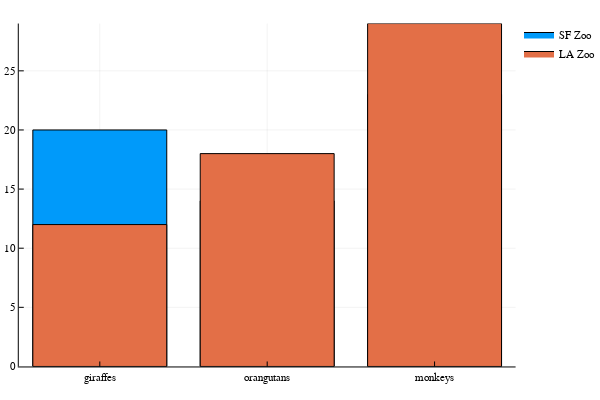

The notebook cell this image was saved under:
### Markdown cell above
## Basic Plots for Statistical Analysis

### Code cell
plotlyjs()
function grouped_bar_example()
    x=["giraffes", "orangutans", "monkeys"]
    y1=[20, 14, 23]
    y2=[12, 18, 29]

    bar(x, y1, label= "SF Zoo")
    bar!(x, y2, label= "LA Zoo")
end
grouped_bar_example()

### Figure 1 — Plotly figure (JSON) as saved in the notebook; plotly's stock layout.template omitted (floating-point values rounded to 4 significant figures)
{"data": [{"fill": "tozeroy", "fillcolor": "rgba(0, 154, 250, 1.000)", "legendgroup": "SF Zoo", "line": {"color": "rgba(0, 0, 0, 1.000)", "dash": "solid", "width": 1}, "mode": "lines", "name": "SF Zoo", "showlegend": true, "type": "scatter", "x": [0.1, 0.1, 0.9, 0.9, 0.1, 0.1], "xaxis": "x1", "y": [20, 0, 0, 20, 20, 20], "yaxis": "y1"}, {"fill": "tozeroy", "fillcolor": "rgba(0, 154, 250, 1.000)", "legendgroup": "SF Zoo", "line": {"color": "rgba(0, 0, 0, 1.000)", "dash": "solid", "width": 1}, "mode": "lines", "name": "SF Zoo", "showlegend": false, "type": "scatter", "x": [1.1, 1.1, 1.9, 1.9, 1.1, 1.1], "xaxis": "x1", "y": [14, 0, 0, 14, 14, 14], "yaxis": "y1"}, {"fill": "tozeroy", "fillcolor": "rgba(0, 154, 250, 1.000)", "legendgroup": "SF Zoo", "line": {"color": "rgba(0, 0, 0, 1.000)", "dash": "solid", "width": 1}, "mode": "lines", "name": "SF Zoo", "showlegend": false, "type": "scatter", "x": [2.1, 2.1, 2.9, 2.9, 2.1, 2.1], "xaxis": "x1", "y": [23, 0, 0, 23, 23, 23], "yaxis": "y1"}, {"fill": "tozeroy", "fillcolor": "rgba(227, 111, 71, 1.000)", "legendgroup": "LA Zoo", "line": {"color": "rgba(0, 0, 0, 1.000)", "dash": "solid", "width": 1}, "mode": "lines", "name": "LA Zoo", "showlegend": true, "type": "scatter", "x": [0.1, 0.1, 0.9, 0.9, 0.1, 0.1], "xaxis": "x1", "y": [12, 0, 0, 12, 12, 12], "yaxis": "y1"}, {"fill": "tozeroy", "fillcolor": "rgba(227, 111, 71, 1.000)", "legendgroup": "LA Zoo", "line": {"color": "rgba(0, 0, 0, 1.000)", "dash": "solid", "width": 1}, "mode": "lines", "name": "LA Zoo", "showlegend": false, "type": "scatter", "x": [1.1, 1.1, 1.9, 1.9, 1.1, 1.1], "xaxis": "x1", "y": [18, 0, 0, 18, 18, 18], "yaxis": "y1"}, {"fill": "tozeroy", "fillcolor": "rgba(227, 111, 71, 1.000)", "legendgroup": "LA Zoo", "line": {"color": "rgba(0, 0, 0, 1.000)", "dash": "solid", "width": 1}, "mode": "lines", "name": "LA Zoo", "showlegend": false, "type": "scatter", "x": [2.1, 2.1, 2.9, 2.9, 2.1, 2.1], "xaxis": "x1", "y": [29, 0, 0, 29, 29, 29], "yaxis": "y1"}], "layout": {"annotations": [], "height": 400, "legend": {"bgcolor": "rgba(255, 255, 255, 1.000)", "bordercolor": "rgba(0, 0, 0, 1.000)", "font": {"color": "rgba(0, 0, 0, 1.000)", "family": "sans-serif", "size": 11}, "tracegroupgap": 0, "x": 1, "y": 1}, "margin": {"b": 20, "l": 0, "r": 0, "t": 20}, "paper_bgcolor": "rgba(255, 255, 255, 1.000)", "plot_bgcolor": "rgba(255, 255, 255, 1.000)", "showlegend": true, "width": 600, "xaxis": {"anchor": "y1", "domain": [0.03619, 0.9934], "gridcolor": "rgba(0, 0, 0, 0.100)", "gridwidth": 0.5, "linecolor": "rgba(0, 0, 0, 1.000)", "mirror": false, "range": [0.016, 2.984], "showgrid": true, "showline": true, "showticklabels": true, "tickangle": 0, "tickcolor": "rgb(0, 0, 0)", "tickfont": {"color": "rgba(0, 0, 0, 1.000)", "family": "sans-serif", "size": 11}, "tickmode": "array", "ticks": "inside", "ticktext": ["giraffes", "giraffes", "giraffes", "giraffes", "orangutans", "orangutans", "orangutans", "orangutans", "orangutans", "orangutans", "orangutans", "monkeys", "monkeys", "monkeys", "monkeys"], "tickvals": [0.5, 0.5, 0.5, 0.5, 1.5, 1.5, 1.5, 1.5, 1.5, 1.5, 1.5, 2.5, 2.5, 2.5, 2.5], "title": "", "titlefont": {"color": "rgba(0, 0, 0, 1.000)", "family": "sans-serif", "size": 15}, "type": "-", "visible": true, "zeroline": false, "zerolinecolor": "rgba(0, 0, 0, 1.000)"}, "yaxis": {"anchor": "x1", "domain": [0.03762, 0.9902], "gridcolor": "rgba(0, 0, 0, 0.100)", "gridwidth": 0.5, "linecolor": "rgba(0, 0, 0, 1.000)", "mirror": false, "range": [0, 29], "showgrid": true, "showline": true, "showticklabels": true, "tickangle": 0, "tickcolor": "rgb(0, 0, 0)", "tickfont": {"color": "rgba(0, 0, 0, 1.000)", "family": "sans-serif", "size": 11}, "tickmode": "array", "ticks": "inside", "ticktext": ["0", "5", "10", "15", "20", "25"], "tickvals": [0, 5, 10, 15, 20, 25], "title": "", "titlefont": {"color": "rgba(0, 0, 0, 1.000)", "family": "sans-serif", "size": 15}, "type": "-", "visible": true, "zeroline": false, "zerolinecolor": "rgba(0, 0, 0, 1.000)"}}}
